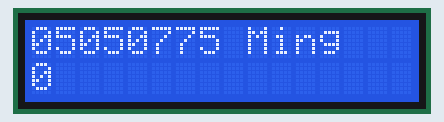
A sketch run on a simulated Arduino Uno, built with avr-gcc and run on an emulated ATmega328P. On the bench: 16×2 character LCD.

Above: at 0.1 s.
At 4.1 s:
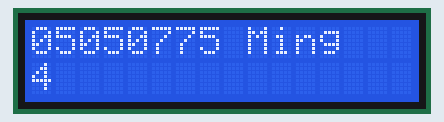
At 9.1 s:
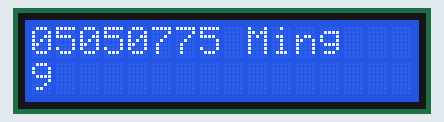
At 19.1 s:
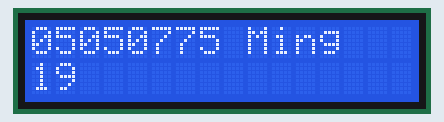
At 29.1 s:
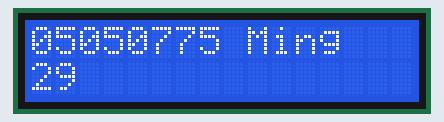
At 39.1 s:
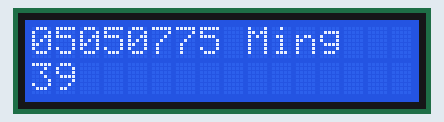

Measured:
- what the display in image 1 shows lasts 1.0 s, from 4.0 s to 5.0 s

The sketch:

Lab0601.ino
```cpp
#include <LiquidCrystal.h> // include the library code
LiquidCrystal lcd(12, 11, 5, 4, 3, 2); // initialize interface pins
void setup() {
lcd.begin(16, 2); // set up the LCD's number of columns and rows:
lcd.print("05050775 Ming"); // Print a message to the LCD.
}
void loop() {
// set the cursor to column 0, line 1
// (note: line 1 is the second row, since counting begins with 0):
lcd.setCursor(0, 1);
lcd.print(millis()/1000); // print the number of seconds since reset:
}
```
